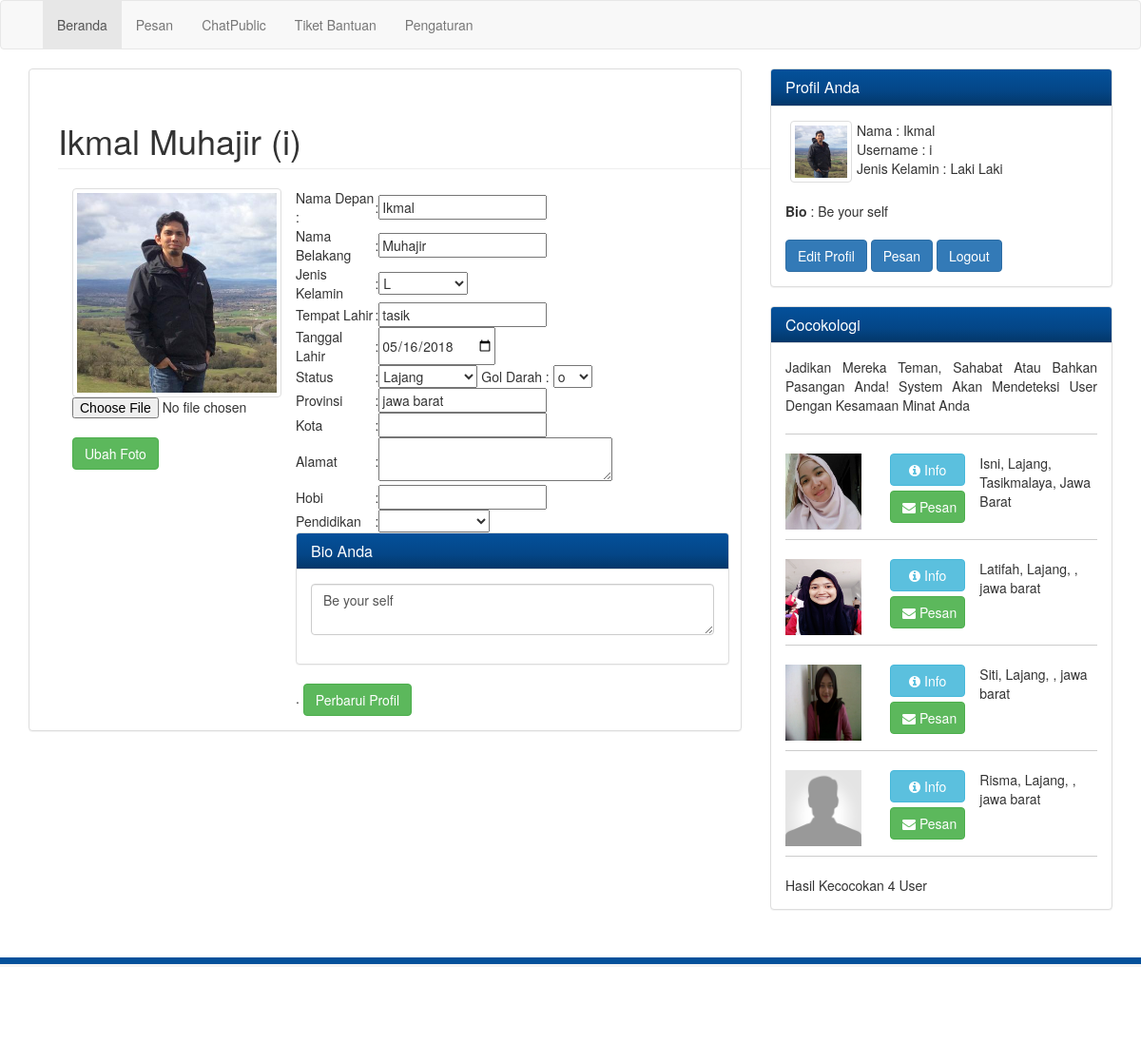
/pages/index.php?menu=profil (signed in), run on the app's committed database.
### tables this page shows
CREATE TABLE `user` (
  `id` int(11) NOT NULL AUTO_INCREMENT,
  `username` varchar(255) DEFAULT NULL,
  `password` varchar(255) DEFAULT NULL,
  `online` int(11) NOT NULL DEFAULT '1',
  `level` varchar(10) DEFAULT NULL,
  PRIMARY KEY (`id`)
);

CREATE TABLE `akun` (
  `idakun` int(11) NOT NULL AUTO_INCREMENT,
  `username` varchar(35) NOT NULL,
  `namadepan` varchar(50) DEFAULT NULL,
  `namabelakang` varchar(50) DEFAULT NULL,
  `foto` varchar(255) DEFAULT NULL,
  `jeniskelamin` varchar(255) DEFAULT NULL,
  `tempatlahir` varchar(255) NOT NULL DEFAULT '',
  `tanggallahir` date NOT NULL DEFAULT '0000-00-00',
  `goldarah` varchar(255) DEFAULT NULL,
  `alamat` varchar(255) DEFAULT NULL,
  `kota` varchar(255) DEFAULT NULL,
  `provinsi` varchar(255) DEFAULT NULL,
  `hobi` varchar(50) DEFAULT NULL,
  `status` varchar(50) DEFAULT NULL,
  `pendidikanterakhir` varchar(20) DEFAULT NULL,
  `bio` text,
  PRIMARY KEY (`idakun`)
);

### pages/index.php (the view, shortened to what this page needs)
<?php
  include_once('../setting/koneksi.php');
  $nama = $_SESSION['emuk'];
   $tampilkan = mysqli_query($db, "select * from user a inner join akun b on
   a.username = b.username where a.username = '$nama' ");
   while($row = mysqli_fetch_assoc($tampilkan)):
    $nmdepan = $row['namadepan'];
    $nmblk   = $row['namabelakang'];
    $foto    = $row['foto'];
    $jk      = $row['jeniskelamin'];
    $tlahir  = $row['tempatlahir'];
    $tglahir = $row['tanggallahir'];
    $goldarah= $row['goldarah'];
    $kota    = $row['kota'];
    $provinsi= $row['provinsi'];
    $hobi    = $row['hobi'];
    $status  = $row['status'];
    $pndidik = $row['pendidikanterakhir'];
    $bio     = $row['bio'];
    endwhile;
?>
<!DOCTYPE html>
<html lang="en">
  <head>
    <link href="../css/bootstrap.css" rel="stylesheet">
    <link href="../css/style.css" rel="stylesheet">
    <link href="../css/font-awesome.css" rel="stylesheet">
  </head>
  <body >
    <nav class="navbar navbar-default">
      <div class="container" >
        <div id="navbar" class="collapse navbar-collapse">
          <ul class="nav navbar-nav">
            <li class="active"><a href="index.php">Beranda</a></li>
            <li><a href="chatperson.php">Pesan
            </a></li>
            <li><a href="chatgroup.php">ChatPublic</a></li>
            <li><a href="index.php?menu=tiket">Tiket Bantuan</a></li>
            <li><a href="index.php?menu=pengaturan">Pengaturan</a></li>
          </ul>
        </div>
      </div>
    </nav>
    <section>
      <div class="container">
        <div class="row">
          <div class="col-md-8">
            <div class="panel panel-default post">
              <div class="panel-body">
             <?php
        		if($_GET['menu'] <> '' )
        		{
        			include"".$_GET['menu'].".php";
        		}
        		else
        		{
        			include"members.php";
        		}
    		    ?>
              </div>
            </div>
          </div>
          <div class="col-md-4">
            <div class="panel panel-default friends">
              <div class="panel-heading">
                <h3 class="panel-title">Profil Anda</h3>
              </div>
              <div class="panel-body">
                  <li><a href="#" data-toggle="modal" data-target="#foto" class="thumbnail">
                  <?php
                  if($foto != '')
                  {
                    echo"<img src='../img/profil/$foto' alt='foto profil'>";
                  }
                  else
                  {
                    echo"<img src='../img/profil/user.png' alt='foto profil'>";
                  }
                  ?>
                  </a></li>
                <div class="clearfix">
                  Nama : <?php echo $nmdepan ?><br>
                  Username : <?php echo $nama ?><br>
                  Jenis Kelamin : <?php
                  if($jk == 'L'){
                    echo "Laki Laki";
                  }
                  else{
                    echo "Perempuan";
                  }
                  ?> <br>
                </div>
                <div class="clearfix">
                <b>Bio</b> : <?php echo $bio ?>
                </div><br>
                  <a class="btn btn-primary" href="index.php?menu=profil">Edit Profil</a>
                  <a class="btn btn-primary" href="chatperson.php">Pesan</a>
                  <a class="btn btn-primary" href="../setting/function/proses_logout.php">Logout</a>
              </div>
            </div>
            <div class="panel panel-default groups">
              <div class="panel-heading">
                <h3 class="panel-title">Cocokologi </h3>
              </div>
              <div class="panel-body">
              <div class="group-item">
              <p align="justify">Jadikan Mereka Teman, Sahabat Atau Bahkan Pasangan Anda! System Akan Mendeteksi User Dengan Kesamaan Minat Anda</p>
              </div>
                <?php
                  $cocok = mysqli_query($db, "select * from akun where jeniskelamin != '$jk' AND username != '$nama' and status = '$status' and provinsi ='$provinsi'
                     order by idakun limit 5");
                  $cocoka= mysqli_query($db, "select * from akun where jeniskelamin != '$jk' and status = '$status' and provinsi ='$provinsi' AND username != '$nama'
                     ");
                  $jum   = $cocoka->num_rows;
                  while($kologi = mysqli_fetch_array($cocok)):
                ?>
                  <div class="group-item">
                     <?php
                      if($foto != '')
                      {
                        echo"<img src='../img/profil/$kologi[foto]' alt='foto profil'>";
                      }
                      else
                      {
                        echo"<img src='../img/profil/user.png' alt='foto profil'>";
                      }
                      ?>
                    <div class="col-md-4">
                      <a href="index.php?menu=profil&username=<?php echo base64_encode($kologi['username']) ?>" class="btn btn-info btn-block"><i class="fa fa-info-circle"></i> Info</a>
                      <a href="chatperson.php?user=<?php echo base64_encode($kologi['username'])?>" class="btn btn-success btn-block"><i class="fa fa-envelope"></i> Pesan</a>
                    </div>
                      <p><?php echo $kologi['namadepan'] ?>, <?php echo $kologi['status'] ?>, <?php echo $kologi['kota'] ?>, <?php echo $kologi['provinsi'] ?></p>
                  </div>
                <?php
                  endwhile;
                ?>
                <?php
                  if($jum > 5){
                  echo"Hasil Kecocokan $jum User";
                ?>
                <a href="#" class="btn btn-primary">Lihat Hasil Cocokologi Selengkapnya</a>
                <?php
                  }
                else
                {
                  echo"Hasil Kecocokan $jum User";
                }
                ?>
              </div>
            </div>
          </div>
        </div>
      </div>
    </section>
    <footer>
      <div class="container">
        <p>Copyright &copy E-COUPLE 2018</p>
      </div>
    </footer>
  </body>
</html>

### pages/profil.php (shortened to what this page needs)
<?php
  $nama = $_SESSION['emuk'];
  if($_GET['username'] == '')
  {
?>
<section>
  <div class="container">
    <div class="row">
      <div class="col-md-8">
        <div class="profile">
          <h1 class="page-header"><?php echo $nmdepan.' '.$nmblk ?> (<?php echo $nama ?>)</h1>
          <form method="post" enctype="multipart/form-data" action="../setting/function/upload.php">
          <div class="col-md-4"> <?php if($foto != '') {echo"<img src='../img/profil/$foto' class='img-thumbnail' alt='foto profil'>"; }
              else {echo"<img src='../img/profil/user.png' class='img-thumbnail' alt='foto profil'>"; } ?>
              <input type="file" name="fupload" ><br>
              <input class="btn btn-success" type="submit" name="image" value="Ubah Foto">
          </div>
          </form>
          <div class="col-md-8">
          <form action="../setting/function/updateprofil.php" method="post">
            <div class="row">
              <table class="col-md-8">
                <tr>
                  <td>Nama Depan : </td>
                  <td>:</td>
                  <td><input type="text" name='namad' value='<?php echo $nmdepan ?>'/>  </td>
                </tr>
                <tr>
                  <td>Nama Belakang</td>
                  <td>:</td>
                  <td><input type="text" name='namab' value='<?php echo $nmblk ?>'/>  </td>
                </tr>
                <tr>
                  <td>Jenis Kelamin</td>
                  <td>:</td>
                  <td><select name="jk">
                        <option value="<?php echo $jk ?>"><?php echo $jk ?></option>
                    </select></td>
                </tr>
                <tr>
                  <td>Tempat  Lahir</td>
                  <td>:</td>
                  <td><input type="text" name='tempatl' value='<?php echo $tlahir ?>'/></td>
                </tr>
                <tr>
                  <td>Tanggal  Lahir</td>
                  <td>:</td>
                  <td><input type="date" name='tanggall' value='<?php echo $tglahir ?>'/></td>
                </tr>
                <tr>
                  <td>Status</td>
                  <td>:</td>
                  <td><select name="status">
                        <option value="<?php echo $status ?>"><?php echo $status ?></option>
                    </select> Gol Darah :
                        <select name="goldarah">
                        <option value="<?php echo $goldarah ?>"><?php echo $goldarah ?></option>
                    </select></td>
                </tr>
                <tr>
                  <td>Provinsi</td>
                  <td>:</td>
                  <td><input type="text" name='provinsi' value='<?php echo $provinsi ?>'/></td>
                </tr>
                <tr>
                  <td>Kota</td>
                  <td>:</td>
                  <td><input type="text" name='kota' value='<?php echo $kota ?>'/></td>
                </tr>
                <tr>
                  <td>Alamat</td>
                  <td>:</td>
                  <td><textarea cols="30" name="alamat"><?php echo $alamat ?></textarea></td>
                </tr>
                <tr>
                  <td>Hobi</td>
                  <td>:</td>
                  <td><input type="text" name='hobi' value='<?php echo $hobi ?>'/></td>
                </tr>
                <tr>
                  <td>Pendidikan</td>
                  <td>:</td>
                  <td><select name="pendidikan">
                        <option value="<?php echo $pndidik ?>"><?php echo $pndidik ?></option>
                        <option value="SD Sederajat">SD Sederajat</option>
                    </select></td>
                </tr>
              </table>
            <div class="row">
              <div class="col-md-11">
                <div class="panel panel-default">
                  <div class="panel-heading"> <h3 class="panel-title">Bio Anda</h3> </div>
                  <div class="panel-body">
                    <form>
                      <div class="form-group">
                        <textarea class="form-control" name="bio" placeholder="Ubah Bio Anda Disini"><?php echo $bio?></textarea>
                      </div>
                  </div>
                  </div>.
                  <button type="submit" name='perbarui' class="btn btn-success">Perbarui Profil</button>
          </form>
        </div>
       </div>
     </div>
   </div>
</section>
<?php
}
?>

### css/style.css (style rules this page uses)
.panel-heading { background-image: linear-gradient(#04519b, #044687 60%, #033769); color: #fff !important; }
.friends li { list-style: none; padding:0 5px; display:inline; float:left; }
.friends img { width: 55px; }
.groups img { width:80px; float:left; margin-right: 15px; }
.group-item { padding-bottom: 10px; margin-bottom: 20px; border-bottom: 1px solid #ccc; overflow: auto; }
footer { background: #f4f4f4; height: 90px; color: #04519b; font-weight: bold; text-align: center; padding-top: 40px; margin-top: 30px; border-top: 7px solid #04519b; }

### data on the page
user: akun.namadepan "Ikmal", akun.namabelakang "Muhajir", akun.foto (picture), namad "Ikmal", namab "Muhajir", jk "L", tempatl "tasik", tanggall "05/16/2018", status "Lajang", goldarah "o", provinsi "jawa barat", bio "Be your self", akun.bio "Be your self"
akun: foto (picture), namadepan "Isni", status "Lajang", kota "Tasikmalaya", provinsi "Jawa Barat"
akun: foto (picture), namadepan "Latifah", status "Lajang", provinsi "jawa barat"
akun: foto (picture), namadepan "Siti", status "Lajang", provinsi "jawa barat"
akun: foto (placeholder picture), namadepan "Risma", status "Lajang", provinsi "jawa barat"

### other printed values
$nama "i"
$jum "4"
